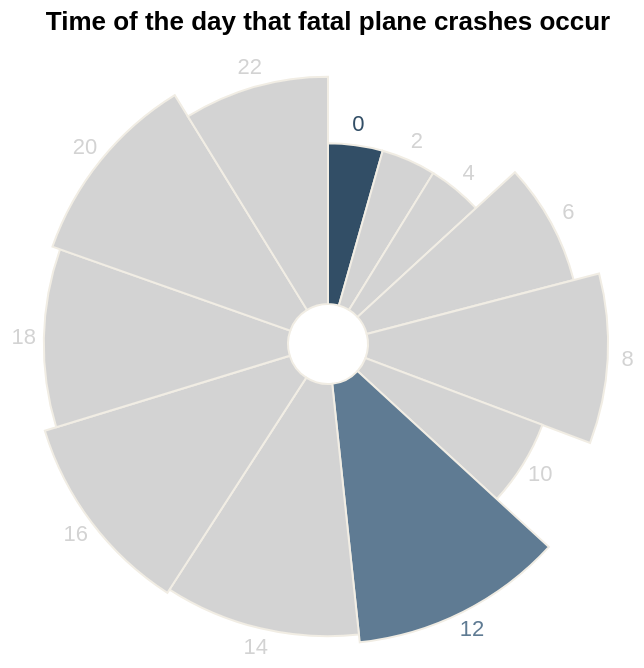

Here is the Vega-Lite specification saved for this chart:
### Vega-Lite specification from a JSON file in a GitHub repository (floating-point values rounded to 4 significant figures)
{"$schema": "https://vega.github.io/schema/vega-lite/v5.json", "description": "A simple radial chart with embedded data.", "width": 300, "height": 300, "title": "Time of the day that fatal plane crashes occur", "data": {"values": [{"time": 0, "number": 131, "highlight": "min", "theta": 1.3}, {"time": 2, "number": 132, "highlight": "false", "theta": 1.3}, {"time": 4, "number": 130, "highlight": "false", "theta": 1.3}, {"time": 6, "number": 231, "highlight": "false", "theta": 2.3}, {"time": 8, "number": 290, "highlight": "false", "theta": 2.9}, {"time": 10, "number": 180, "highlight": "false", "theta": 1.8}, {"time": 12, "number": 341, "highlight": "max", "theta": 3.4}, {"time": 14, "number": 323, "highlight": "false", "theta": 3.2}, {"time": 16, "number": 336, "highlight": "false", "theta": 3.3}, {"time": 18, "number": 309, "highlight": "false", "theta": 3}, {"time": 20, "number": 323, "highlight": "false", "theta": 3.2}, {"time": 22, "number": 262, "highlight": "false", "theta": 2.6}]}, "layer": [{"mark": {"type": "arc", "innerRadius": 20, "stroke": "#f1ede4", "tooltip": true}}, {"mark": {"type": "text", "radiusOffset": 10}, "encoding": {"text": {"field": "time", "type": "ordinal"}}}], "encoding": {"theta": {"field": "theta", "type": "quantitative", "stack": true}, "radius": {"field": "theta", "type": "quantitative", "scale": {"type": "sqrt", "zero": true, "rangeMin": 20}}, "color": {"condition": [{"test": "datum.highlight == 'min'", "value": "#324e66"}, {"test": "datum.highlight == 'max'", "value": "#5f7b93"}], "value": "lightgray"}, "tooltip": [{"field": "time", "title": "Time (24hr)", "type": "ordinal"}, {"field": "number", "title": "Number of crashes", "type": "nominal"}]}, "config": {"background": null, "view": {"stroke": "transparent"}}}
